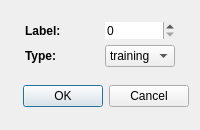
<?xml version="1.0" encoding="UTF-8"?>
<ui version="4.0">
 <class>Form_Format_File</class>
 <widget class="QWidget" name="Form_Format_File">
  <property name="geometry">
   <rect>
    <x>0</x>
    <y>0</y>
    <width>200</width>
    <height>130</height>
   </rect>
  </property>
  <property name="minimumSize">
   <size>
    <width>200</width>
    <height>130</height>
   </size>
  </property>
  <property name="maximumSize">
   <size>
    <width>200</width>
    <height>130</height>
   </size>
  </property>
  <property name="windowTitle">
   <string>Format File Settings</string>
  </property>
  <property name="windowIcon">
   <iconset resource="background.qrc">
    <normaloff>:/imgs/imgs/setting.png</normaloff>:/imgs/imgs/setting.png</iconset>
  </property>
  <layout class="QVBoxLayout" name="verticalLayout_2">
   <item alignment="Qt::AlignHCenter|Qt::AlignVCenter">
    <widget class="QWidget" name="widget_Setting" native="true">
     <layout class="QFormLayout" name="formLayout">
      <property name="horizontalSpacing">
       <number>0</number>
      </property>
      <property name="verticalSpacing">
       <number>6</number>
      </property>
      <property name="leftMargin">
       <number>0</number>
      </property>
      <property name="topMargin">
       <number>0</number>
      </property>
      <property name="rightMargin">
       <number>0</number>
      </property>
      <property name="bottomMargin">
       <number>0</number>
      </property>
      <item row="3" column="0">
       <widget class="QLabel" name="label_Label">
        <property name="font">
         <font>
          <weight>75</weight>
          <bold>true</bold>
         </font>
        </property>
        <property name="text">
         <string>Label:</string>
        </property>
       </widget>
      </item>
      <item row="3" column="1">
       <widget class="QSpinBox" name="spinBox_Label">
        <property name="frame">
         <bool>false</bool>
        </property>
       </widget>
      </item>
      <item row="4" column="0">
       <widget class="QLabel" name="label_Type">
        <property name="font">
         <font>
          <weight>75</weight>
          <bold>true</bold>
         </font>
        </property>
        <property name="text">
         <string>Type:</string>
        </property>
       </widget>
      </item>
      <item row="4" column="1">
       <widget class="QComboBox" name="comboBox_Type">
        <property name="frame">
         <bool>true</bool>
        </property>
        <item>
         <property name="text">
          <string>training</string>
         </property>
        </item>
        <item>
         <property name="text">
          <string>testing</string>
         </property>
        </item>
       </widget>
      </item>
      <item row="2" column="0">
       <spacer name="horizontalSpacer">
        <property name="orientation">
         <enum>Qt::Horizontal</enum>
        </property>
        <property name="sizeHint" stdset="0">
         <size>
          <width>80</width>
          <height>5</height>
         </size>
        </property>
       </spacer>
      </item>
     </layout>
    </widget>
   </item>
   <item>
    <widget class="QWidget" name="widget_Button" native="true">
     <layout class="QVBoxLayout" name="verticalLayout">
      <property name="spacing">
       <number>0</number>
      </property>
      <property name="leftMargin">
       <number>0</number>
      </property>
      <property name="topMargin">
       <number>0</number>
      </property>
      <property name="rightMargin">
       <number>0</number>
      </property>
      <property name="bottomMargin">
       <number>0</number>
      </property>
      <item>
       <widget class="QDialogButtonBox" name="buttonBox">
        <property name="standardButtons">
         <set>QDialogButtonBox::Cancel|QDialogButtonBox::Ok</set>
        </property>
       </widget>
      </item>
     </layout>
    </widget>
   </item>
  </layout>
 </widget>
 <resources>
  <include location="background.qrc"/>
 </resources>
 <connections/>
</ui>
